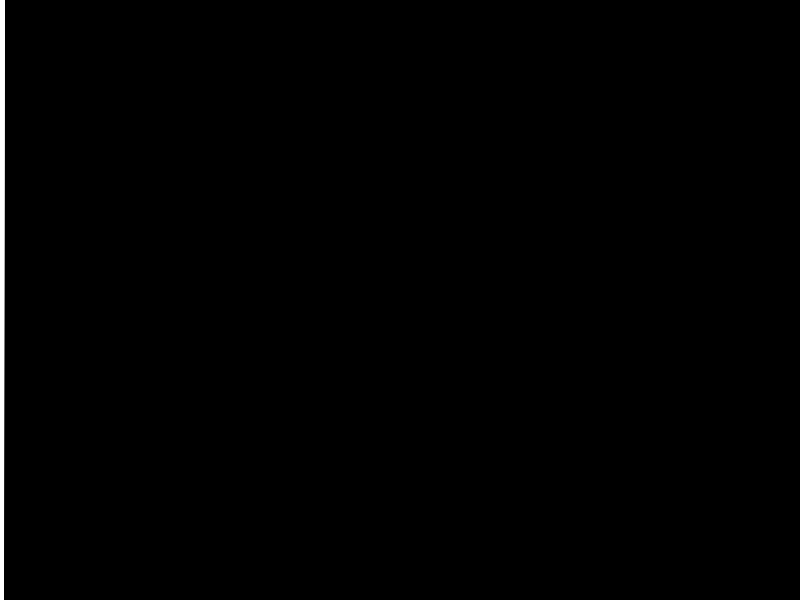
Frame 1 (no input)
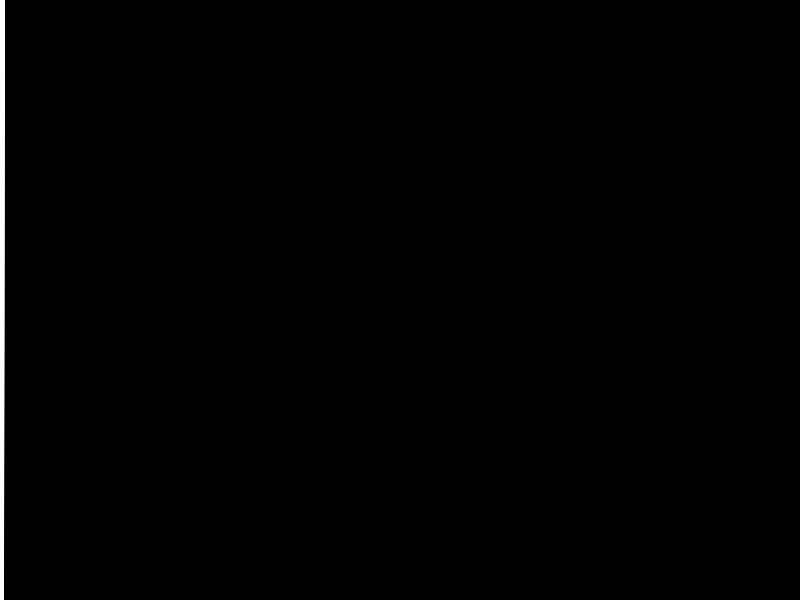
Frame 60 (the mouse pressed at the canvas centre just before this capture)
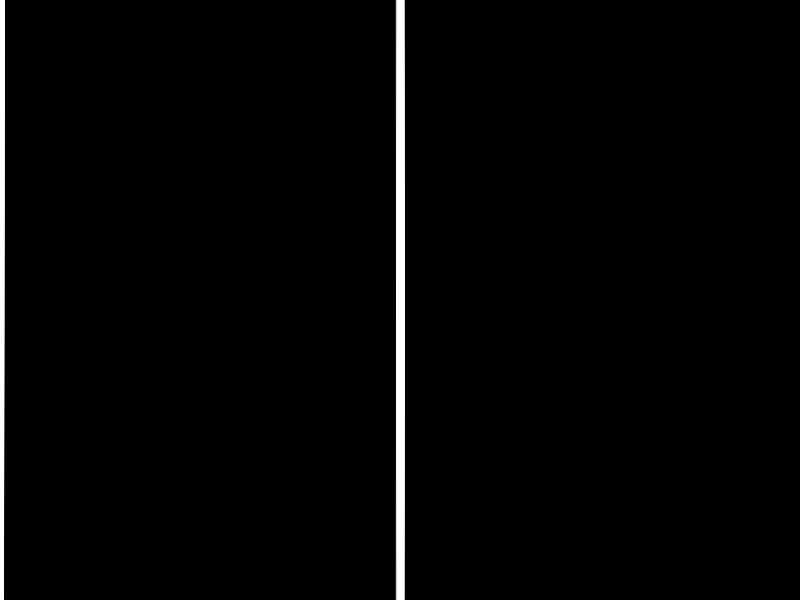
Frame 120 (the mouse held since frame 60 and released just before this capture)

The Processing sketch that drew these frames (run headless with seeded random() and noise(); from frame 60 on, the mouse is pressed at the canvas centre):

// Processing sketch: sketch_03_essai
// ── sketch_03_essai.pde
void setup(){
  size(800,600);
  background(0, 0, 0);

}

void draw() {
  stroke(0, 0, 0);
  ellipse(mouseX, mouseY, 10, 2000);
}
